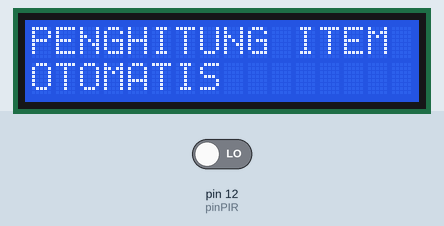
This sketch was run on a simulated Arduino Uno, built with avr-gcc and run on an emulated ATmega328P. Parts: 16×2 character LCD. The inputs (shaded band) are chosen by the test bench; at power-on: pin 12 (pinPIR) LOW. What the sketch prints to the serial monitor is not drawn.

Above: at 0.4 s.
At 2.4 s:
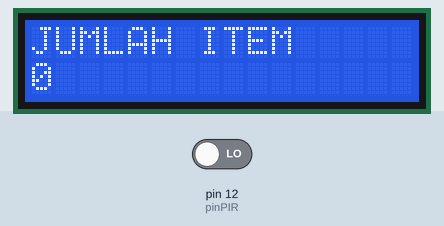

Measured:
- what the display in image 0 shows lasts 2.1 s, from 0.3 s to 2.4 s

The sketch:

sensor-stok-barang.ino
```cpp
//Pengecekan Stok Barang Real-time menggunakan PIR sensor

#include <Wire.h>
#include <LiquidCrystal_I2C.h>
LiquidCrystal_I2C lcd(0x27, 16, 2);

unsigned int barang = 0; // Variabel untuk menyimpan jumlah barang yang terdeteksi
byte pinPIR = 12; // Pin yang digunakan untuk sensor PIR

void ISR(){
  barang++; // Jika ada barang yang terdeteksi, jumlah barang bertambah satu
}

void setup() {
  Serial.begin(115200);
  Serial.println("Pengecekan Stok Barang Real-time");
  attachInterrupt(pinPIR, ISR, RISING); // Melampirkan fungsi ISR ke interrupt pada pin PIR yang aktif pada naiknya sinyal

  // Inisialisasi LCD
  lcd.init();
  lcd.backlight();

  lcd.setCursor(0, 0);
  lcd.print("PENGHITUNG ITEM");
  delay(250);
  lcd.setCursor(0, 1);
  lcd.print("OTOMATIS");
  delay(2000);
  lcd.clear();

  lcd.setCursor(0, 0);
  lcd.print("JUMLAH ITEM");
}

void loop() {
  boolean deteksi = digitalRead(pinPIR); // Membaca status sensor PIR (ada/tidaknya pergerakan)
  Serial.print(deteksi);
  Serial.print(" Jumlah barang = ");
  Serial.println(barang); // Mencetak jumlah barang yang terdeteksi ke Serial Monitor
  lcd.setCursor(0,1);
  lcd.print(barang); // Menampilkan jumlah barang yang terdeteksi di LCD
  delay(100); // Delay untuk memberikan jeda antar pembacaan sensor
}
```
